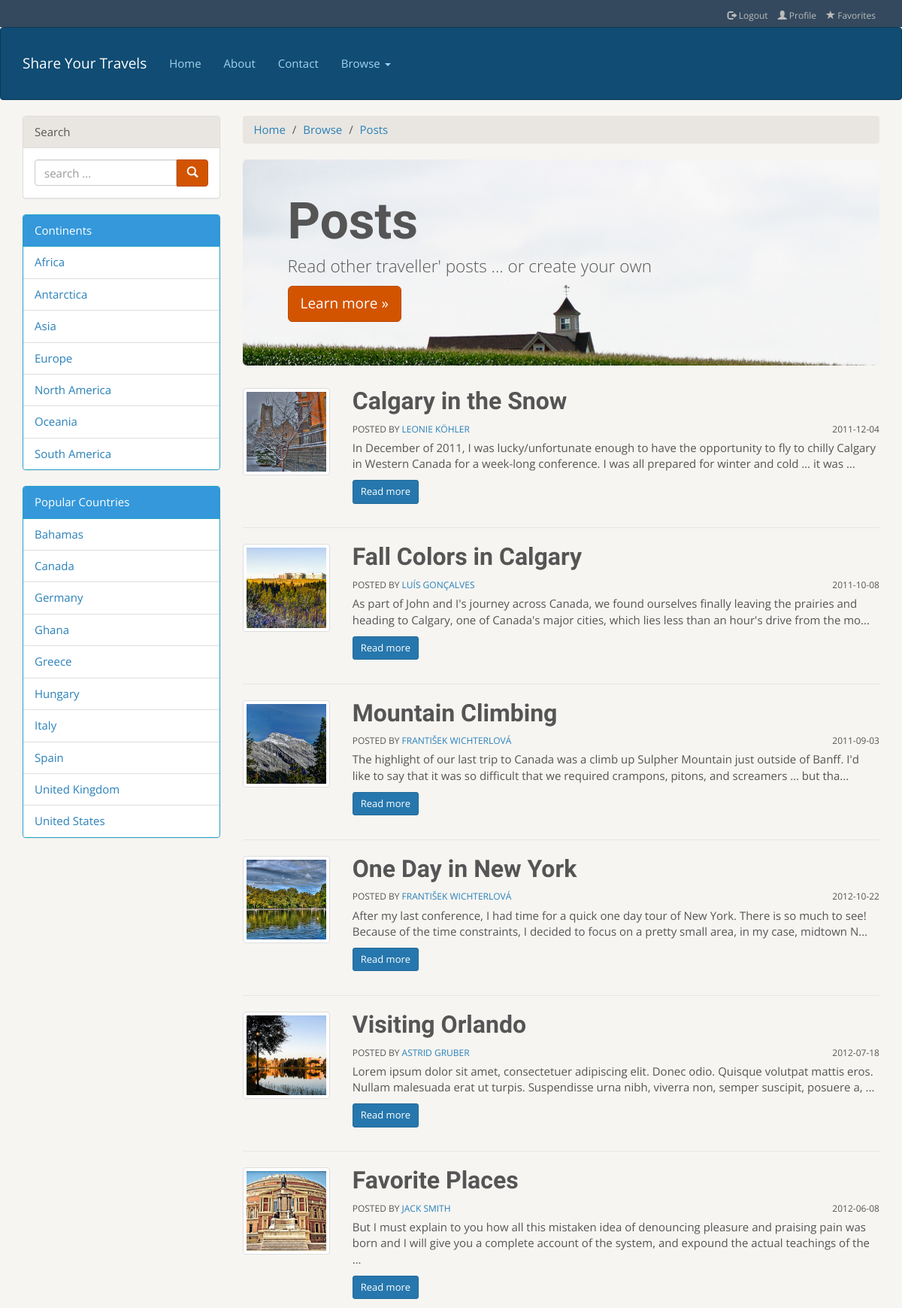
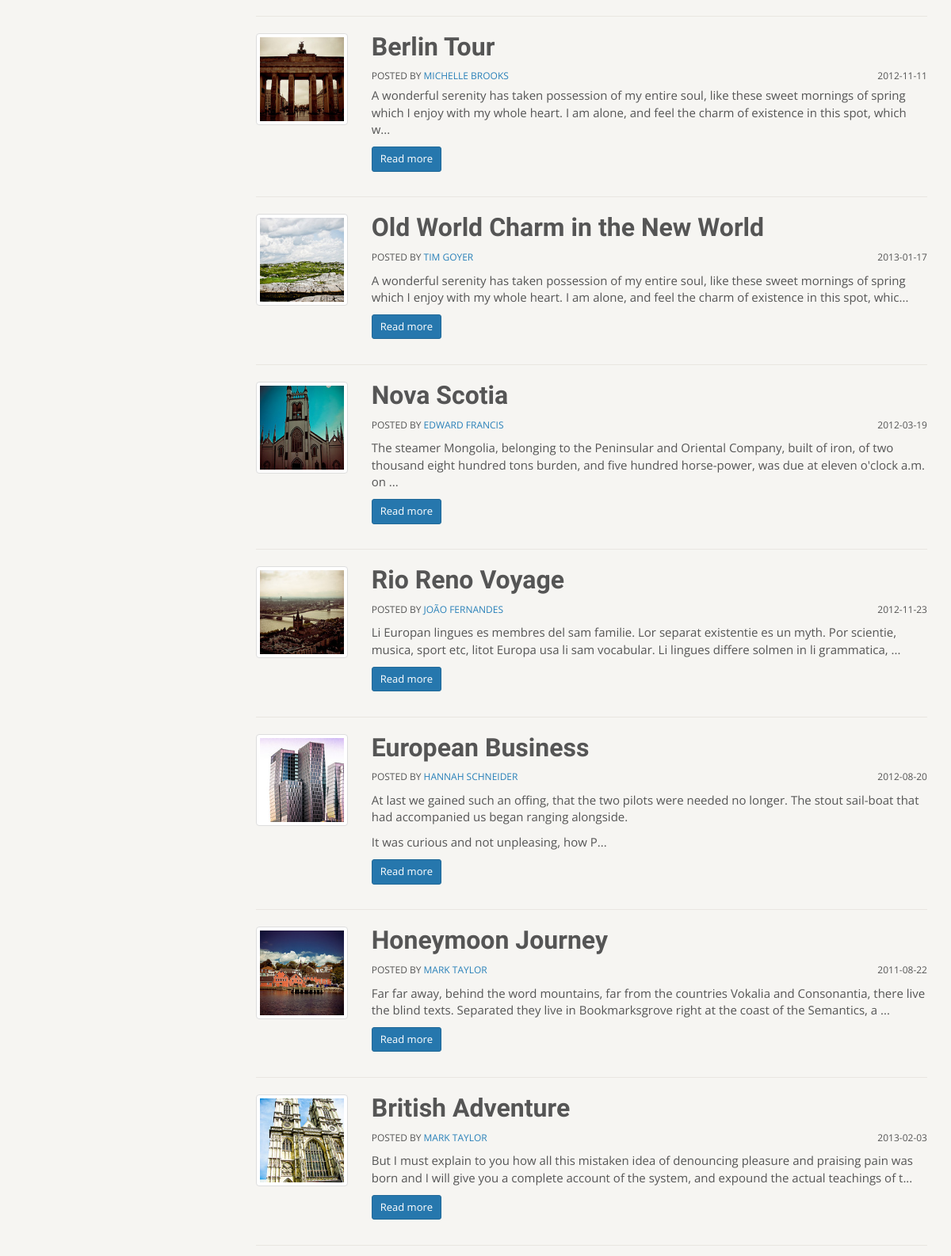
The app's page /browse-posts.php (upper part) with its own data (2 pictures, top to bottom).
### tables this page shows
CREATE TABLE `GeoContinents` (
  `ContinentCode` VARCHAR(2) NOT NULL, 
  `ContinentName` VARCHAR(255), 
  `GeoNameId` INTEGER, 
  INDEX (`GeoNameId`), 
  PRIMARY KEY (`ContinentCode`)
);

CREATE TABLE `GeoCountries` (
  `ISO` VARCHAR(255) NOT NULL, 
  `fipsCountryCode` VARCHAR(255), 
  `ISO3` VARCHAR(255), 
  `ISONumeric` VARCHAR(255), 
  `CountryName` VARCHAR(255), 
  `Capital` VARCHAR(255), 
  `GeoNameID` INTEGER, 
  `Area` VARCHAR(255), 
  `Population` INTEGER, 
  `Continent` VARCHAR(255), 
  `TopLevelDomain` VARCHAR(255), 
  `CurrencyCode` VARCHAR(255), 
  `CurrencyName` VARCHAR(255), 
  `PhoneCountryCode` VARCHAR(255), 
  `Languages` VARCHAR(255), 
  `PostalCodeFormat` VARCHAR(255), 
  `PostalCodeRegex` VARCHAR(255), 
  `Neighbours` VARCHAR(255), 
  `CountryDescription` LONGTEXT, 
  INDEX (`CurrencyCode`), 
  INDEX (`GeoNameID`), 
  PRIMARY KEY (`ISO`)
);

CREATE TABLE `TravelPostImages` (
  `ImageID` INTEGER NOT NULL, 
  `PostID` INTEGER NOT NULL, 
  INDEX (`ImageID`), 
  INDEX (`PostID`), 
  PRIMARY KEY (`ImageID`, `PostID`)
);

CREATE TABLE `TravelImage` (
  `ImageID` INTEGER NOT NULL AUTO_INCREMENT, 
  `UID` INTEGER, 
  `Path` VARCHAR(255), 
  `ImageContent` LONGBLOB, 
  PRIMARY KEY (`ImageID`), 
  INDEX (`UID`)
);

CREATE TABLE `TravelPost` (
  `PostID` INTEGER NOT NULL AUTO_INCREMENT, 
  `UID` INTEGER, 
  `ParentPost` INTEGER, 
  `Title` VARCHAR(255), 
  `Message` LONGTEXT, 
  `PostTime` DATETIME, 
  PRIMARY KEY (`PostID`), 
  INDEX (`UID`)
);

CREATE TABLE `TravelUserDetails` (
  `UID` INTEGER NOT NULL, 
  `FirstName` VARCHAR(255), 
  `LastName` VARCHAR(255), 
  `Address` VARCHAR(255), 
  `City` VARCHAR(255), 
  `Region` VARCHAR(255), 
  `Country` VARCHAR(255), 
  `Postal` VARCHAR(255), 
  `Phone` VARCHAR(255), 
  `Email` VARCHAR(255), 
  `Privacy` VARCHAR(255), 
  PRIMARY KEY (`UID`)
);

### functions.php (the view, shortened to what this page needs)
<?php
	function databaseConnection()
	{
		try
		{
			$user = "testuser";
			$pass = "mypassword";
			$db = "travels";
			$host = "localhost";
			$connString = "mysql:host=$host;dbname=$db";
			$pdo = new PDO($connString, $user, $pass);
			return $pdo;
		}
		catch(PDOException $e)
		{
			die( $e->getMessage() );
			$pdo = null;
		}
	 }
 	function postRows()
 	{
 		$pdo = databaseConnection();
 		$sql = "SELECT TravelPost.PostID , TravelPostImages.ImageID, Path, Title, Message, PostTime, FirstName, LastName, TravelUserDetails.UID \n"
    	. "FROM TravelPostImages\n"
    	. "INNER JOIN TravelPost\n"
    	. "ON TravelPostImages.PostID = TravelPost.PostID\n"
    	. "INNER JOIN TravelUserDetails\n"
    	. "ON TravelPost.UID = TravelUserDetails.UID\n"
    	. "INNER JOIN TravelImage\n"
    	. "ON TravelImage.ImageID = TravelPostImages.ImageID\n"
    	. "ORDER BY `TravelPost`.`PostID` ASC";
    	$result = $pdo->query($sql);
    	$lastPostID = 0;
    	foreach ($result as $statement)
    	{
    		if ($statement['PostID'] != $lastPostID)
    		{
    			$statement['FirstName'] = utf8_encode($statement['FirstName']);
				$statement['LastName'] = utf8_encode($statement['LastName']);
				$name = $statement['FirstName'] . " " . $statement['LastName'];
				$concatMsg = substr($statement['Message'], 0, 197);
				$concatMsg = utf8_encode($concatMsg);
				$concatMsg = $concatMsg . "...";
				$PostTime = substr($statement['PostTime'], 0, 10);
    			echo "<div class='row'>" . " <div class='col-md-2'>" ;
    			echo "<a href='single-image.php?id=". $statement['ImageID'] . "'>" ;
    			echo "<img src='travel-images/square-medium/" . $statement['Path'] . "' alt='" . $statement['Title'] . "' class='img-thumbnail'/></a>" ;
    			echo "</div>" . "<div class='col-md-10'>" . "<h2>" . $statement['Title'] . "</h2>" ;
    			echo "<div class='details'>" . "Posted by <a href='single-user.php?id=" . $statement['UID'] . "'>" . $name . "</a>";
    			echo "<span class='pull-right'>" . $PostTime . "</span>" . " </div>" . "<p class='excerpt'>" ;
    			echo $concatMsg . "</p> <p>" ;
    			echo "<a href='single-post.php?id=". $statement['PostID'] . "' class='btn btn-primary btn-sm'>Read more</a>" ;
    			echo  "</p></div></div><hr/>";
    			$lastPostID ++;
    		}
    	}
	}
?>

### includes/travel-left-rail.inc.php (shortened to what this page needs)
<?php
	include_once "functions.php";
?>
      <div class="panel panel-default">
           <div class="panel-heading">Search</div>
           <div class="panel-body">
             <form>
               <div class="input-group">
                  <input type="text" class="form-control" placeholder="search ...">
                  <span class="input-group-btn">
                    <button class="btn btn-warning" type="button"><span class="glyphicon glyphicon-search"></span>
                    </button>
                  </span>
               </div>
             </form>
           </div>
         </div>
         <div class="panel panel-info">
           <div class="panel-heading">Continents</div>
           <ul class="list-group">
				<?php
				try
				{
					$pdo = databaseConnection();
					$sql = "SELECT ContinentName FROM GeoContinents";
					$result = $pdo->query($sql);
					foreach ($result as $statement)
					{
						echo "<li class='list-group-item'><a href='#'>" . $statement['ContinentName'] . "</a></li>";
					}
				}
				catch(PDOException $e)
				{
					die( $e->getMessage() );
				}
				?>
           </ul>
         </div>
         <div class="panel panel-info">
           <div class="panel-heading">Popular Countries</div>
           <ul class="list-group">
				<?php
				try
				{
					$pdo = databaseConnection();
					$sql = "SELECT DISTINCT CountryName, ISO \n"
    					. "FROM `GeoCountries` \n"
    					. "INNER JOIN TravelImageDetails\n"
    					. "ON ISO = CountryCodeISO\n"
    					. "ORDER BY `CountryName` ASC";
					$result = $pdo->query($sql);
					foreach ($result as $statement)
					{
						echo "<li class='list-group-item'><a href='single-country.php?iso=" . $statement['ISO'] .  "'>" ;
						echo $statement['CountryName'] . "</a></li>";
					}
				}
				catch(PDOException $e)
				{
					die( $e->getMessage() );
				}
				?>
           </ul>
         </div>

### records on screen
geocontinents: ContinentName "Africa"
geocontinents: ContinentName "Antarctica"
geocontinents: ContinentName "Asia"
geocontinents: ContinentName "Europe"
geocontinents: ContinentName "North America"
geocontinents: ContinentName "Oceania"
geocontinents: ContinentName "South America"
geocountries: CountryName "Bahamas"
geocountries: CountryName "Canada"
geocountries: CountryName "Germany"
geocountries: CountryName "Ghana"
geocountries: CountryName "Greece"
geocountries: CountryName "Hungary"
geocountries: CountryName "Italy"
geocountries: CountryName "Spain"
geocountries: CountryName "United Kingdom"
geocountries: CountryName "United States"
travelpostimages: ImageID.Path (picture), PostID.Title "Calgary in the Snow", traveluserdetails.FirstName+LastName "LEONIE KÖHLER", PostID.PostTime "2011-12-04", concatMsg "In December of 2011, I was lucky/unfortunate enough to have the opportunity to fly to chilly Calgary in Western Canada for a week-long conference. I was all prepared for winter and cold … it was ..."
travelpostimages: ImageID.Path (picture), PostID.Title "Fall Colors in Calgary", traveluserdetails.FirstName+LastName "LUÍS GONÇALVES", PostID.PostTime "2011-10-08", concatMsg "As part of John and I's journey across Canada, we found ourselves finally leaving the prairies and heading to Calgary, one of Canada's major cities, which lies less than an hour's drive from the mo..."
travelpostimages: ImageID.Path (picture), PostID.Title "Mountain Climbing", traveluserdetails.FirstName+LastName "FRANTIŠEK WICHTERLOVÁ", PostID.PostTime "2011-09-03", concatMsg "The highlight of our last trip to Canada was a climb up Sulpher Mountain just outside of Banff. I'd like to say that it was so difficult that we required crampons, pitons, and screamers … but tha..."
travelpostimages: ImageID.Path (picture), PostID.Title "One Day in New York", traveluserdetails.FirstName+LastName "FRANTIŠEK WICHTERLOVÁ", PostID.PostTime "2012-10-22", concatMsg "After my last conference, I had time for a quick one day tour of New York. There is so much to see! Because of the time constraints, I decided to focus on a pretty small area, in my case, midtown N..."
travelpostimages: ImageID.Path (picture), PostID.Title "Visiting Orlando", traveluserdetails.FirstName+LastName "ASTRID GRUBER", PostID.PostTime "2012-07-18", concatMsg "Lorem ipsum dolor sit amet, consectetuer adipiscing elit. Donec odio. Quisque volutpat mattis eros. Nullam malesuada erat ut turpis. Suspendisse urna nibh, viverra non, semper suscipit, posuere a, ..."
travelpostimages: ImageID.Path (picture), PostID.Title "Favorite Places", traveluserdetails.FirstName+LastName "JACK SMITH", PostID.PostTime "2012-06-08", concatMsg "But I must explain to you how all this mistaken idea of denouncing pleasure and praising pain was born and I will give you a complete account of the system, and expound the actual teachings of the ..."
travelpostimages: ImageID.Path (picture), PostID.Title "Berlin Tour", traveluserdetails.FirstName+LastName "MICHELLE BROOKS", PostID.PostTime "2012-11-11", concatMsg "A wonderful serenity has taken possession of my entire soul, like these sweet mornings of spring which I enjoy with my whole heart. I am alone, and feel the charm of existence in this spot, which w..."
travelpostimages: ImageID.Path (picture), PostID.Title "Old World Charm in the New World", traveluserdetails.FirstName+LastName "TIM GOYER", PostID.PostTime "2013-01-17", concatMsg "A wonderful serenity has taken possession of my entire soul, like these sweet mornings of spring which I enjoy with my whole heart. I am alone, and feel the charm of existence in this spot, whic..."
travelpostimages: ImageID.Path (picture), PostID.Title "Nova Scotia", traveluserdetails.FirstName+LastName "EDWARD FRANCIS", PostID.PostTime "2012-03-19", concatMsg "The steamer Mongolia, belonging to the Peninsular and Oriental Company, built of iron, of two thousand eight hundred tons burden, and five hundred horse-power, was due at eleven o'clock a.m. on ..."
travelpostimages: ImageID.Path (picture), PostID.Title "Rio Reno Voyage", traveluserdetails.FirstName+LastName "JOÃO FERNANDES", PostID.PostTime "2012-11-23", concatMsg "Li Europan lingues es membres del sam familie. Lor separat existentie es un myth. Por scientie, musica, sport etc, litot Europa usa li sam vocabular. Li lingues differe solmen in li grammatica, ..."
travelpostimages: ImageID.Path (picture), PostID.Title "European Business", traveluserdetails.FirstName+LastName "HANNAH SCHNEIDER", PostID.PostTime "2012-08-20", concatMsg "At last we gained such an offing, that the two pilots were needed no longer. The stout sail-boat that had accompanied us began ranging alongside. It was curious and not unpleasing, how P..."
travelpostimages: ImageID.Path (picture), PostID.Title "Honeymoon Journey", traveluserdetails.FirstName+LastName "MARK TAYLOR", PostID.PostTime "2011-08-22", concatMsg "Far far away, behind the word mountains, far from the countries Vokalia and Consonantia, there live the blind texts. Separated they live in Bookmarksgrove right at the coast of the Semantics, a ..."
travelpostimages: ImageID.Path (picture), PostID.Title "British Adventure", traveluserdetails.FirstName+LastName "MARK TAYLOR", PostID.PostTime "2013-02-03", concatMsg "But I must explain to you how all this mistaken idea of denouncing pleasure and praising pain was born and I will give you a complete account of the system, and expound the actual teachings of t..."
